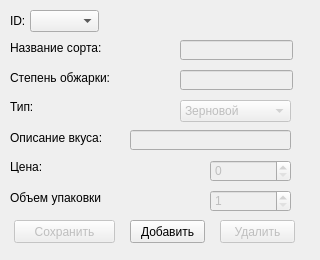
<?xml version="1.0" encoding="UTF-8"?>
<ui version="4.0">
 <class>Form</class>
 <widget class="QWidget" name="Form">
  <property name="geometry">
   <rect>
    <x>0</x>
    <y>0</y>
    <width>320</width>
    <height>260</height>
   </rect>
  </property>
  <property name="sizePolicy">
   <sizepolicy hsizetype="Fixed" vsizetype="Fixed">
    <horstretch>0</horstretch>
    <verstretch>0</verstretch>
   </sizepolicy>
  </property>
  <property name="minimumSize">
   <size>
    <width>320</width>
    <height>260</height>
   </size>
  </property>
  <property name="maximumSize">
   <size>
    <width>320</width>
    <height>260</height>
   </size>
  </property>
  <property name="windowTitle">
   <string>Form</string>
  </property>
  <widget class="QLineEdit" name="Name">
   <property name="enabled">
    <bool>false</bool>
   </property>
   <property name="geometry">
    <rect>
     <x>180</x>
     <y>40</y>
     <width>113</width>
     <height>20</height>
    </rect>
   </property>
  </widget>
  <widget class="QLineEdit" name="Stepen">
   <property name="enabled">
    <bool>false</bool>
   </property>
   <property name="geometry">
    <rect>
     <x>180</x>
     <y>70</y>
     <width>113</width>
     <height>20</height>
    </rect>
   </property>
  </widget>
  <widget class="QComboBox" name="Zern">
   <property name="enabled">
    <bool>false</bool>
   </property>
   <property name="geometry">
    <rect>
     <x>180</x>
     <y>100</y>
     <width>111</width>
     <height>22</height>
    </rect>
   </property>
   <item>
    <property name="text">
     <string>Зерновой</string>
    </property>
   </item>
   <item>
    <property name="text">
     <string>Молотый</string>
    </property>
   </item>
   <item>
    <property name="text">
     <string>Растворимый</string>
    </property>
   </item>
   <item>
    <property name="text">
     <string>Другое</string>
    </property>
   </item>
  </widget>
  <widget class="QLineEdit" name="Desc">
   <property name="enabled">
    <bool>false</bool>
   </property>
   <property name="geometry">
    <rect>
     <x>130</x>
     <y>130</y>
     <width>161</width>
     <height>20</height>
    </rect>
   </property>
  </widget>
  <widget class="QSpinBox" name="Cost">
   <property name="enabled">
    <bool>false</bool>
   </property>
   <property name="geometry">
    <rect>
     <x>210</x>
     <y>160</y>
     <width>81</width>
     <height>22</height>
    </rect>
   </property>
   <property name="maximum">
    <number>999999999</number>
   </property>
  </widget>
  <widget class="QSpinBox" name="VV">
   <property name="enabled">
    <bool>false</bool>
   </property>
   <property name="geometry">
    <rect>
     <x>210</x>
     <y>190</y>
     <width>81</width>
     <height>22</height>
    </rect>
   </property>
   <property name="minimum">
    <number>1</number>
   </property>
   <property name="maximum">
    <number>999999999</number>
   </property>
  </widget>
  <widget class="QPushButton" name="DeleteButton">
   <property name="enabled">
    <bool>false</bool>
   </property>
   <property name="geometry">
    <rect>
     <x>220</x>
     <y>220</y>
     <width>75</width>
     <height>23</height>
    </rect>
   </property>
   <property name="text">
    <string>Удалить</string>
   </property>
  </widget>
  <widget class="QPushButton" name="AddButton">
   <property name="geometry">
    <rect>
     <x>130</x>
     <y>220</y>
     <width>75</width>
     <height>23</height>
    </rect>
   </property>
   <property name="text">
    <string>Добавить</string>
   </property>
  </widget>
  <widget class="QPushButton" name="SaveButton">
   <property name="enabled">
    <bool>false</bool>
   </property>
   <property name="geometry">
    <rect>
     <x>14</x>
     <y>220</y>
     <width>101</width>
     <height>23</height>
    </rect>
   </property>
   <property name="text">
    <string>Сохранить</string>
   </property>
  </widget>
  <widget class="QLabel" name="label">
   <property name="geometry">
    <rect>
     <x>10</x>
     <y>40</y>
     <width>91</width>
     <height>16</height>
    </rect>
   </property>
   <property name="text">
    <string>Название сорта:</string>
   </property>
  </widget>
  <widget class="QLabel" name="label_2">
   <property name="geometry">
    <rect>
     <x>10</x>
     <y>70</y>
     <width>101</width>
     <height>16</height>
    </rect>
   </property>
   <property name="text">
    <string>Степень обжарки:</string>
   </property>
  </widget>
  <widget class="QLabel" name="label_3">
   <property name="geometry">
    <rect>
     <x>10</x>
     <y>100</y>
     <width>47</width>
     <height>13</height>
    </rect>
   </property>
   <property name="text">
    <string>Тип:</string>
   </property>
  </widget>
  <widget class="QLabel" name="label_4">
   <property name="geometry">
    <rect>
     <x>10</x>
     <y>130</y>
     <width>91</width>
     <height>16</height>
    </rect>
   </property>
   <property name="text">
    <string>Описание вкуса:</string>
   </property>
  </widget>
  <widget class="QLabel" name="label_5">
   <property name="geometry">
    <rect>
     <x>10</x>
     <y>160</y>
     <width>47</width>
     <height>13</height>
    </rect>
   </property>
   <property name="text">
    <string>Цена:</string>
   </property>
  </widget>
  <widget class="QLabel" name="label_6">
   <property name="geometry">
    <rect>
     <x>10</x>
     <y>190</y>
     <width>91</width>
     <height>16</height>
    </rect>
   </property>
   <property name="text">
    <string>Объем упаковки:</string>
   </property>
  </widget>
  <widget class="QLabel" name="label_7">
   <property name="geometry">
    <rect>
     <x>10</x>
     <y>10</y>
     <width>47</width>
     <height>21</height>
    </rect>
   </property>
   <property name="text">
    <string>ID:</string>
   </property>
  </widget>
  <widget class="QComboBox" name="IDlist">
   <property name="geometry">
    <rect>
     <x>30</x>
     <y>10</y>
     <width>69</width>
     <height>22</height>
    </rect>
   </property>
  </widget>
 </widget>
 <resources/>
 <connections/>
</ui>
